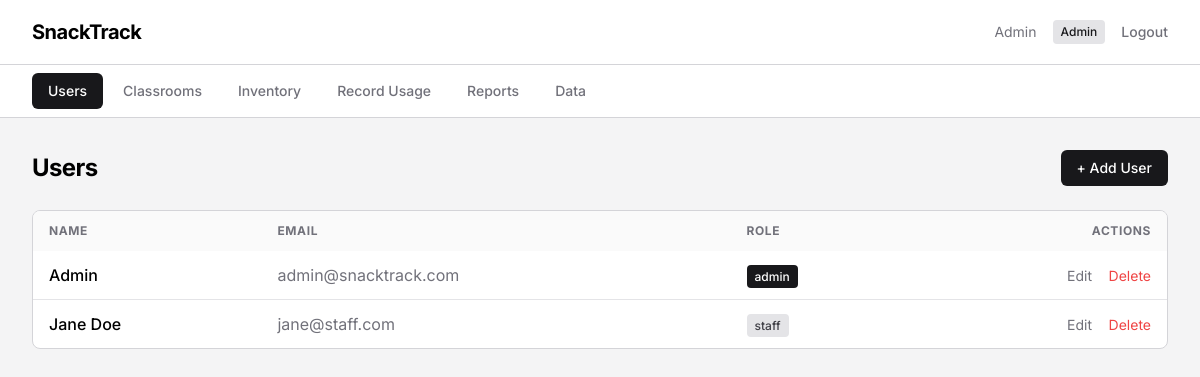
The app's page /admin-dashboard/ (signed in) with its own data.
### core/models.py (models this page shows, shortened)
class User(models.Model):
    name = models.CharField(max_length=255)
    email = models.EmailField(unique=True)
    password_hash = models.CharField(max_length=255)
    role = models.CharField(max_length=20, default='staff')
    created_at = models.DateTimeField(auto_now_add=True)

### core/views.py (the view)
# urls.py: path('admin-dashboard/', views.admin_dashboard, name='admin_dashboard'),
@admin_required
def admin_dashboard(request, default_tab=None):
    tab = request.GET.get('tab', default_tab or 'users')
    all_snacks = models.get_all_snacks()
    summary = models.get_usage_summary()
    context = {
        'tab': tab,
        'users': models.get_all_users(),
        'classrooms': models.get_all_classrooms(),
        'snacks': all_snacks,
        'available_snacks': [s for s in all_snacks if s.quantity > 0],
        'transactions': models.get_recent_transactions(10),
        'summary': summary,
        'summary_json': json.dumps(summary, default=str),
        'stats': {
            'users': models.User.objects.count(),
            'classrooms': models.Classroom.objects.count(),
            'snacks': models.Snack.objects.count(),
            'transactions': models.Transaction.objects.count(),
        },
        'user_name': request.session.get('user_name', ''),
    }
    return render(request, 'admin_dashboard.html', context)

### core/models.py (called while the page is built)
def get_all_users():
    return User.objects.all()

def get_all_classrooms():
    return Classroom.objects.all()

def get_all_snacks():
    return Snack.objects.all()

def get_recent_transactions(limit=10):
    return Transaction.objects.order_by('-created_at')[:limit]

### core/views.py (called while the page is built)
def admin_required(view):
    @wraps(view)
    def wrapper(request, *args, **kwargs):
        if 'user_id' not in request.session:
            return redirect('login')
        if request.session.get('user_role') != 'admin':
            return redirect('staff_dashboard')
        return view(request, *args, **kwargs)
    return wrapper

### core/templates/admin_dashboard.html (shortened to what this page needs)
<!DOCTYPE html>
<html lang="en">
<head>
  <script src="https://cdn.tailwindcss.com"></script>
</head>
<body class="min-h-screen bg-zinc-100">
<header class="bg-white border-b border-zinc-300 sticky top-0 z-50">
  <div class="max-w-7xl mx-auto px-4 sm:px-6 lg:px-8">
    <div class="flex justify-between items-center h-16">
      <h1 class="text-xl font-bold tracking-tight">SnackTrack</h1>
      <div class="flex items-center gap-4">
        <span class="text-sm text-zinc-500">{{ user_name }}</span>
        <span class="px-2 py-1 bg-zinc-200 text-zinc-900 text-xs font-medium rounded">Admin</span>
        <a href="{% url 'logout' %}" class="text-zinc-500 hover:text-zinc-900 text-sm font-medium">Logout</a>
      </div>
    </div>
  </div>
</header>
<div class="bg-white border-b border-zinc-300">
  <div class="max-w-7xl mx-auto px-4 sm:px-6 lg:px-8">
    <div class="flex gap-1 py-2">
      <a href="{% url 'admin_dashboard' %}" class="px-4 py-2 text-sm font-medium rounded-md {% if tab == 'users' %}tab-active{% else %}text-zinc-500 hover:bg-zinc-200{% endif %}">Users</a>
      <a href="{% url 'admin_classrooms' %}" class="px-4 py-2 text-sm font-medium rounded-md {% if tab == 'classrooms' %}tab-active{% else %}text-zinc-500 hover:bg-zinc-200{% endif %}">Classrooms</a>
      <a href="{% url 'admin_inventory' %}" class="px-4 py-2 text-sm font-medium rounded-md {% if tab == 'inventory' %}tab-active{% else %}text-zinc-500 hover:bg-zinc-200{% endif %}">Inventory</a>
      <a href="{% url 'admin_usage' %}" class="px-4 py-2 text-sm font-medium rounded-md {% if tab == 'usage' %}tab-active{% else %}text-zinc-500 hover:bg-zinc-200{% endif %}">Record Usage</a>
      <a href="{% url 'admin_dashboard' %}?tab=reports" class="px-4 py-2 text-sm font-medium rounded-md {% if tab == 'reports' %}tab-active{% else %}text-zinc-500 hover:bg-zinc-200{% endif %}">Reports</a>
      <a href="{% url 'admin_data' %}" class="px-4 py-2 text-sm font-medium rounded-md {% if tab == 'data' %}tab-active{% else %}text-zinc-500 hover:bg-zinc-200{% endif %}">Data</a>
    </div>
  </div>
</div>
<main class="max-w-7xl mx-auto px-4 sm:px-6 lg:px-8 py-8">
  {% if tab == 'users' %}
  <div class="flex justify-between items-center mb-6">
    <h2 class="text-2xl font-bold tracking-tight">Users</h2>
    <a href="{% url 'add_user' %}" class="bg-zinc-900 text-white px-4 py-2 rounded-md hover:bg-zinc-800 text-sm font-medium">+ Add User</a>
  </div>
  <div class="bg-white border border-zinc-300 rounded-lg overflow-hidden">
    <table class="w-full">
      <thead class="bg-zinc-50">
        <tr>
          <th class="px-4 py-3 text-left text-xs font-bold uppercase tracking-wider text-zinc-500">Name</th>
          <th class="px-4 py-3 text-left text-xs font-bold uppercase tracking-wider text-zinc-500">Email</th>
          <th class="px-4 py-3 text-left text-xs font-bold uppercase tracking-wider text-zinc-500">Role</th>
          <th class="px-4 py-3 text-right text-xs font-bold uppercase tracking-wider text-zinc-500">Actions</th>
        </tr>
      </thead>
      <tbody class="divide-y divide-zinc-200">
        {% for u in users %}
        <tr class="hover:bg-zinc-50">
          <td class="px-4 py-3 font-medium">{{ u.name }}</td>
          <td class="px-4 py-3 text-zinc-500">{{ u.email }}</td>
          <td class="px-4 py-3"><span class="px-2 py-1 {% if u.role == 'admin' %}bg-zinc-900 text-white{% else %}bg-zinc-200 text-zinc-700{% endif %} text-xs font-medium rounded">{{ u.role }}</span></td>
          <td class="px-4 py-3 text-right">
            <a href="{% url 'edit_user' u.id %}" class="text-zinc-500 hover:text-zinc-900 text-sm mr-3">Edit</a>
            <a href="{% url 'delete_user' u.id %}" onclick="return confirm('Delete this user?')" class="text-red-500 hover:text-red-700 text-sm">Delete</a>
          </td>
        </tr>
        {% empty %}
        <tr><td colspan="4" class="px-4 py-8 text-center text-zinc-500">No users.</td></tr>
        {% endfor %}
      </tbody>
    </table>
  </div>
  {% endif %}
</main>
</body>
</html>

### core/templates/admin_dashboard.html (style rules this page uses)
body { font-family: 'Inter', sans-serif; }
.tab-active { background-color: #18181b; color: white; }

### records on screen
User: name "Admin", email "admin@snacktrack.com", role "admin"
User: name "Jane Doe", email "jane@staff.com", role "staff"

### other values on screen
{{ user_name }} "Admin"
